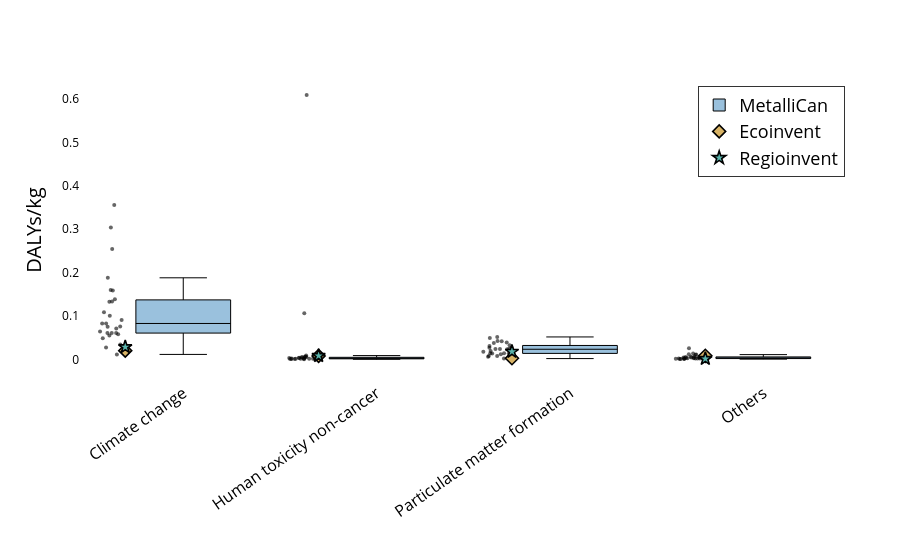

This figure's notebook cell:
### Markdown cell above
#### Boxplot HH

### Code cell
plot_lcia_boxes_for_reference_product(
    df_hh,
    reference_product="Doré",
    yaxis_label="DALYs/kg",
    title="Human health – Doré",
    output_html="results/Damages/boxplot_hh_dore.html",
    output_image="results/Damages/boxplot_hh_dore",
    image_format="pdf",
)

### Figure 1 — Plotly figure (JSON) as saved in the notebook; plotly's stock layout.template omitted (floating-point values rounded to 4 significant figures)
{"data": [{"boxpoints": "all", "fillcolor": "rgba(31,119,180,0.45)", "hoverinfo": "text+y", "hovertext": ["Brucejack", "Brucejack", "Brucejack", "Brucejack", "Canadian Malartic", "Canadian Malartic", "Canadian Malartic", "Canadian Malartic", "Casa Berardi", "Casa Berardi", "Casa Berardi", "Casa Berardi", "Detour Lake", "Detour Lake", "Detour Lake", "Detour Lake", "Eagle River", "Eagle River", "Eagle River", "Eagle River", "Eleonore", "Eleonore", "Eleonore", "Eleonore", "Elk", "Elk", "Elk", "Elk", "Fox Complex", "Fox Complex", "Fox Complex", "Fox Complex", "Goldex (Au)", "Goldex (Au)", "Goldex (Au)", "Goldex (Au)", "Hemlo", "Hemlo", "Hemlo", "Hemlo", "Island", "Island", "Island", "Island", "Kiena", "Kiena", "Kiena", "Kiena", "LaRonde (Doré)", "LaRonde (Doré)", "LaRonde (Doré)", "LaRonde (Doré)", "Lamaque", "Lamaque", "Lamaque", "Lamaque", "Macassa", "Macassa", "Macassa", "Macassa", "Magino", "Magino", "Magino", "Magino", "Meadowbank complex", "Meadowbank complex", "Meadowbank complex", "Meadowbank complex", "Meliadine", "Meliadine", "Meliadine", "Meliadine", "Musselwhite", "Musselwhite", "Musselwhite", "Musselwhite", "Porcupine complex", "Porcupine complex", "Porcupine complex", "Porcupine complex", "Rainy River", "Rainy River", "Rainy River", "Rainy River", "Red Lake", "Red Lake", "Red Lake", "Red Lake", "Seabee Gold Operation", "Seabee Gold Operation", "Seabee Gold Operation", "Seabee Gold Operation", "Snow Lake (Doré)", "Snow Lake (Doré)", "Snow Lake (Doré)", "Snow Lake (Doré)", "Timmins Operation", "Timmins Operation", "Timmins Operation", "Timmins Operation", "Westwood-Doyon", "Westwood-Doyon", "Westwood-Doyon", "Westwood-Doyon", "Éléonore", "Éléonore", "Éléonore", "Éléonore"], "jitter": 0.35, "line": {"color": "black", "width": 1}, "marker": {"opacity": 0.6, "size": 4}, "name": "MetalliCan", "x": [0, 1, 3, 2, 0, 1, 3, 2, 0, 1, 3, 2, 0, 1, 3, 2, 0, 1, 3, 2, 0, 1, 3, 2, 0, 1, 3, 2, 0, 1, 3, 2, 0, 1, 3, 2, 0, 1, 3, 2, 0, 1, 3, 2, 0, 1, 3, 2, 0, 1, 3, 2, 0, 1, 3, 2, 0, 1, 3, 2, 0, 1, 3, 2, 0, 1, 3, 2, 0, 1, 3, 2, 0, 1, 3, 2, 0, 1, 3, 2, 0, 1, 3, 2, 0, 1, 3, 2, 0, 1, 3, 2, 0, 1, 3, 2, 0, 1, 3, 2, 0, 1, 3, 2, 0, 1, 3, 2], "y": [0.3557, 0.00405, 0.005164, 0.03763, 0.1332, 0.003188, 0.006607, 0.02401, 0.109, 0.001396, 0.001513, 0.01501, 0.1881, 0.00399, 0.01062, 0.04259, 0.06446, 0.001154, 0.001874, 0.01393, 0.06068, 0.001581, 0.004153, 0.02707, 0.05509, 0.001252, 0.002666, 0.00609, 0.06071, 0.001508, 0.003279, 0.01197, 0.07106, 0.004887, 0.00196, 0.01451, 0.08291, 0.003329, 0.003939, 0.01387, 0.05825, 0.002121, 0.002028, 0.02431, 0.02761, 0.0009228, 0.0009816, 0.00699, 0.04852, 0.001368, 0.0007426, 0.008022, 0.01153, 0.0003156, 0.0008748, 0.001934, 0.1597, 0.005579, 0.005921, 0.03261, 0.1328, 0.005327, 0.01201, 0.04948, 0.159, 0.001808, 0.004318, 0.04203, 0.1004, 0.0008233, 0.002515, 0.02468, 0.07553, 0.002542, 0.003043, 0.01449, 0.03463, 0.6092, 0.02556, 0.007907, 0.3041, 0.006886, 0.01348, 0.0518, 0.09097, 0.1066, 0.005397, 0.01932, 0.2545, 0.004797, 0.00245, 0.0309, 0.08283, 0.002099, 0.001987, 0.03902, 0.1385, 0.008837, 0.01107, 0.01742, 0.07606, 0.001444, 0.001602, 0.02343, 0.06068, 0.001581, 0.004153, 0.02707], "type": "box"}, {"marker": {"color": "#d8b365", "line": {"color": "black", "width": 1.6}, "size": 10, "symbol": "diamond"}, "mode": "markers", "name": "Ecoinvent", "x": [-0.3, 0.7, 2.7, 1.7], "y": [0.02012, 0.008143, 0.00838, 0.002744], "type": "scatter"}, {"marker": {"color": "#5ab4ac", "line": {"color": "black", "width": 1.6}, "size": 10, "symbol": "star"}, "mode": "markers", "name": "Regioinvent", "x": [-0.3, 0.7, 2.7, 1.7], "y": [0.02852, 0.008307, 0.001561, 0.01798], "type": "scatter"}], "layout": {"xaxis": {"tickfont": {"size": 16, "color": "black"}, "tickmode": "array", "tickvals": [0, 1, 2, 3], "ticktext": ["Climate change", "Human toxicity non-cancer", "Particulate matter formation", "Others"], "tickangle": -35, "ticklabelposition": "outside", "automargin": true}, "yaxis": {"title": {"font": {"color": "black", "size": 20}, "text": "DALYs/kg"}, "tickfont": {"color": "black"}, "showgrid": false}, "margin": {"l": 80, "r": 40, "t": 80, "b": 180}, "legend": {"title": {"font": {"color": "black", "size": 24}, "text": ""}, "font": {"color": "black", "size": 18}, "orientation": "v", "yanchor": "top", "y": 0.98, "xanchor": "right", "x": 0.98, "bgcolor": "rgba(255,255,255,0.9)", "bordercolor": "black", "borderwidth": 0.8}, "plot_bgcolor": "white", "paper_bgcolor": "white"}}
